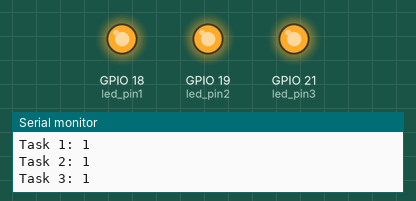
The sketch below on a simulated ESP32. Shown: output pins drawn as LEDs (lit = HIGH), the last lines printed to the serial monitor.

Above: at 0.05 s.
At 0.35 s:
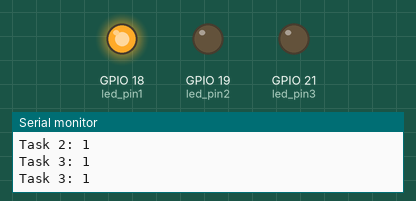
At 0.75 s:
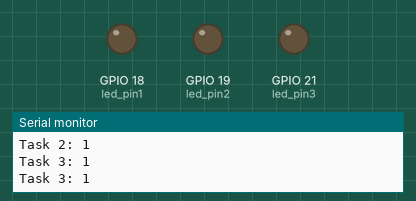
At 1.45 s:
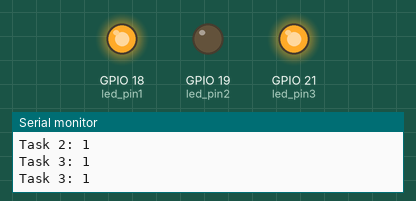
At 2.15 s:
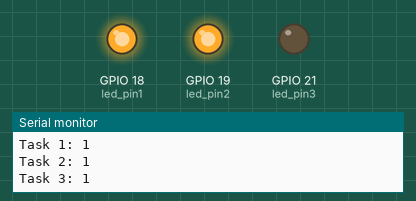
At 2.85 s:
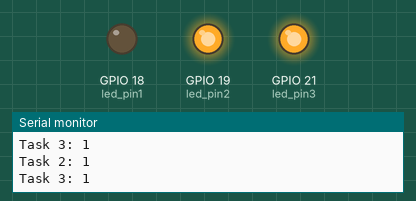
Timing chart, 0 to 3.1 s (numbered marks = the images above):
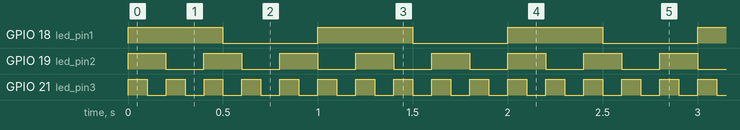

Measured:
- by itself, GPIO 18 (led_pin1): alternates HIGH for 0.50 s and LOW for 0.50 s
- by itself, GPIO 19 (led_pin2): alternates HIGH for 0.20 s and LOW for 0.20 s
- by itself, GPIO 21 (led_pin3): alternates HIGH for 0.10 s and LOW for 0.10 s

The sketch:

ESP32_Demo.ino
```cpp
// LED rates
static const int rate_1 = 500;
static const int rate_2 = 200;
static const int rate_3 = 100;

// Pins
static const int led_pin1 = 18;
static const int led_pin2 = 19;
static const int led_pin3 = 21;

// Our task: blink an LED at one rate
void toggleLED_1(void *parameter) {
  while (1) {
    Serial.print("Task 1: ");
    Serial.println(xPortGetCoreID());
    digitalWrite(led_pin1, HIGH);
    vTaskDelay(rate_1 / portTICK_PERIOD_MS);
    digitalWrite(led_pin1, LOW);
    vTaskDelay(rate_1 / portTICK_PERIOD_MS);
  }
}

// Our task: blink an LED at another rate
void toggleLED_2(void *parameter) {
  while (1) {
    Serial.print("Task 2: ");
    Serial.println(xPortGetCoreID());
    digitalWrite(led_pin2, HIGH);
    vTaskDelay(rate_2 / portTICK_PERIOD_MS);
    digitalWrite(led_pin2, LOW);
    vTaskDelay(rate_2 / portTICK_PERIOD_MS);
  }
}

// Our task: blink an LED at another rate
void toggleLED_3(void *parameter) {
  while (1) {
    Serial.print("Task 3: ");
    Serial.println(xPortGetCoreID());
    digitalWrite(led_pin3, HIGH);
    vTaskDelay(rate_3 / portTICK_PERIOD_MS);
    digitalWrite(led_pin3, LOW);
    vTaskDelay(rate_3 / portTICK_PERIOD_MS);
  }
}

void setup() {
  Serial.begin(9600);

  // Configure pin
  pinMode(led_pin1, OUTPUT);
  pinMode(led_pin2, OUTPUT);
  pinMode(led_pin3, OUTPUT);

  // Task to run forever
  xTaskCreatePinnedToCore(  // Use xTaskCreatePinnedToCore() to create a task on a specific core.
    toggleLED_1,            // Function to be called
    "Toggle 1",             // Name of task
    1024,                   // Stack size
    NULL,                   // Parameter to pass to function
    1,                      // Task priority (0 to configMAX_PRIORITIES - 1)
    NULL,                   // Task handle
    1);                     // Core number

  // Task to run forever
  xTaskCreatePinnedToCore(  // Use xTaskCreatePinnedToCore() to create a task on a specific core.
    toggleLED_2,            // Function to be called
    "Toggle 2",             // Name of task
    1024,                   // Stack size
    NULL,                   // Parameter to pass to function
    1,                      // Task priority (0 to configMAX_PRIORITIES - 1)
    NULL,                   // Task handle
    0);                     // Core number

  // Task to run forever
  xTaskCreatePinnedToCore(  // Use xTaskCreatePinnedToCore() to create a task on a specific core.
    toggleLED_3,            // Function to be called
    "Toggle 3",             // Name of task
    1024,                   // Stack size
    NULL,                   // Parameter to pass to function
    1,                      // Task priority (0 to configMAX_PRIORITIES - 1)
    NULL,                   // Task handle
    1);                     // Core number
}

void loop() {
  // Do nothing
  // Don't remove the loop function, the program will not work without it.
}
```
